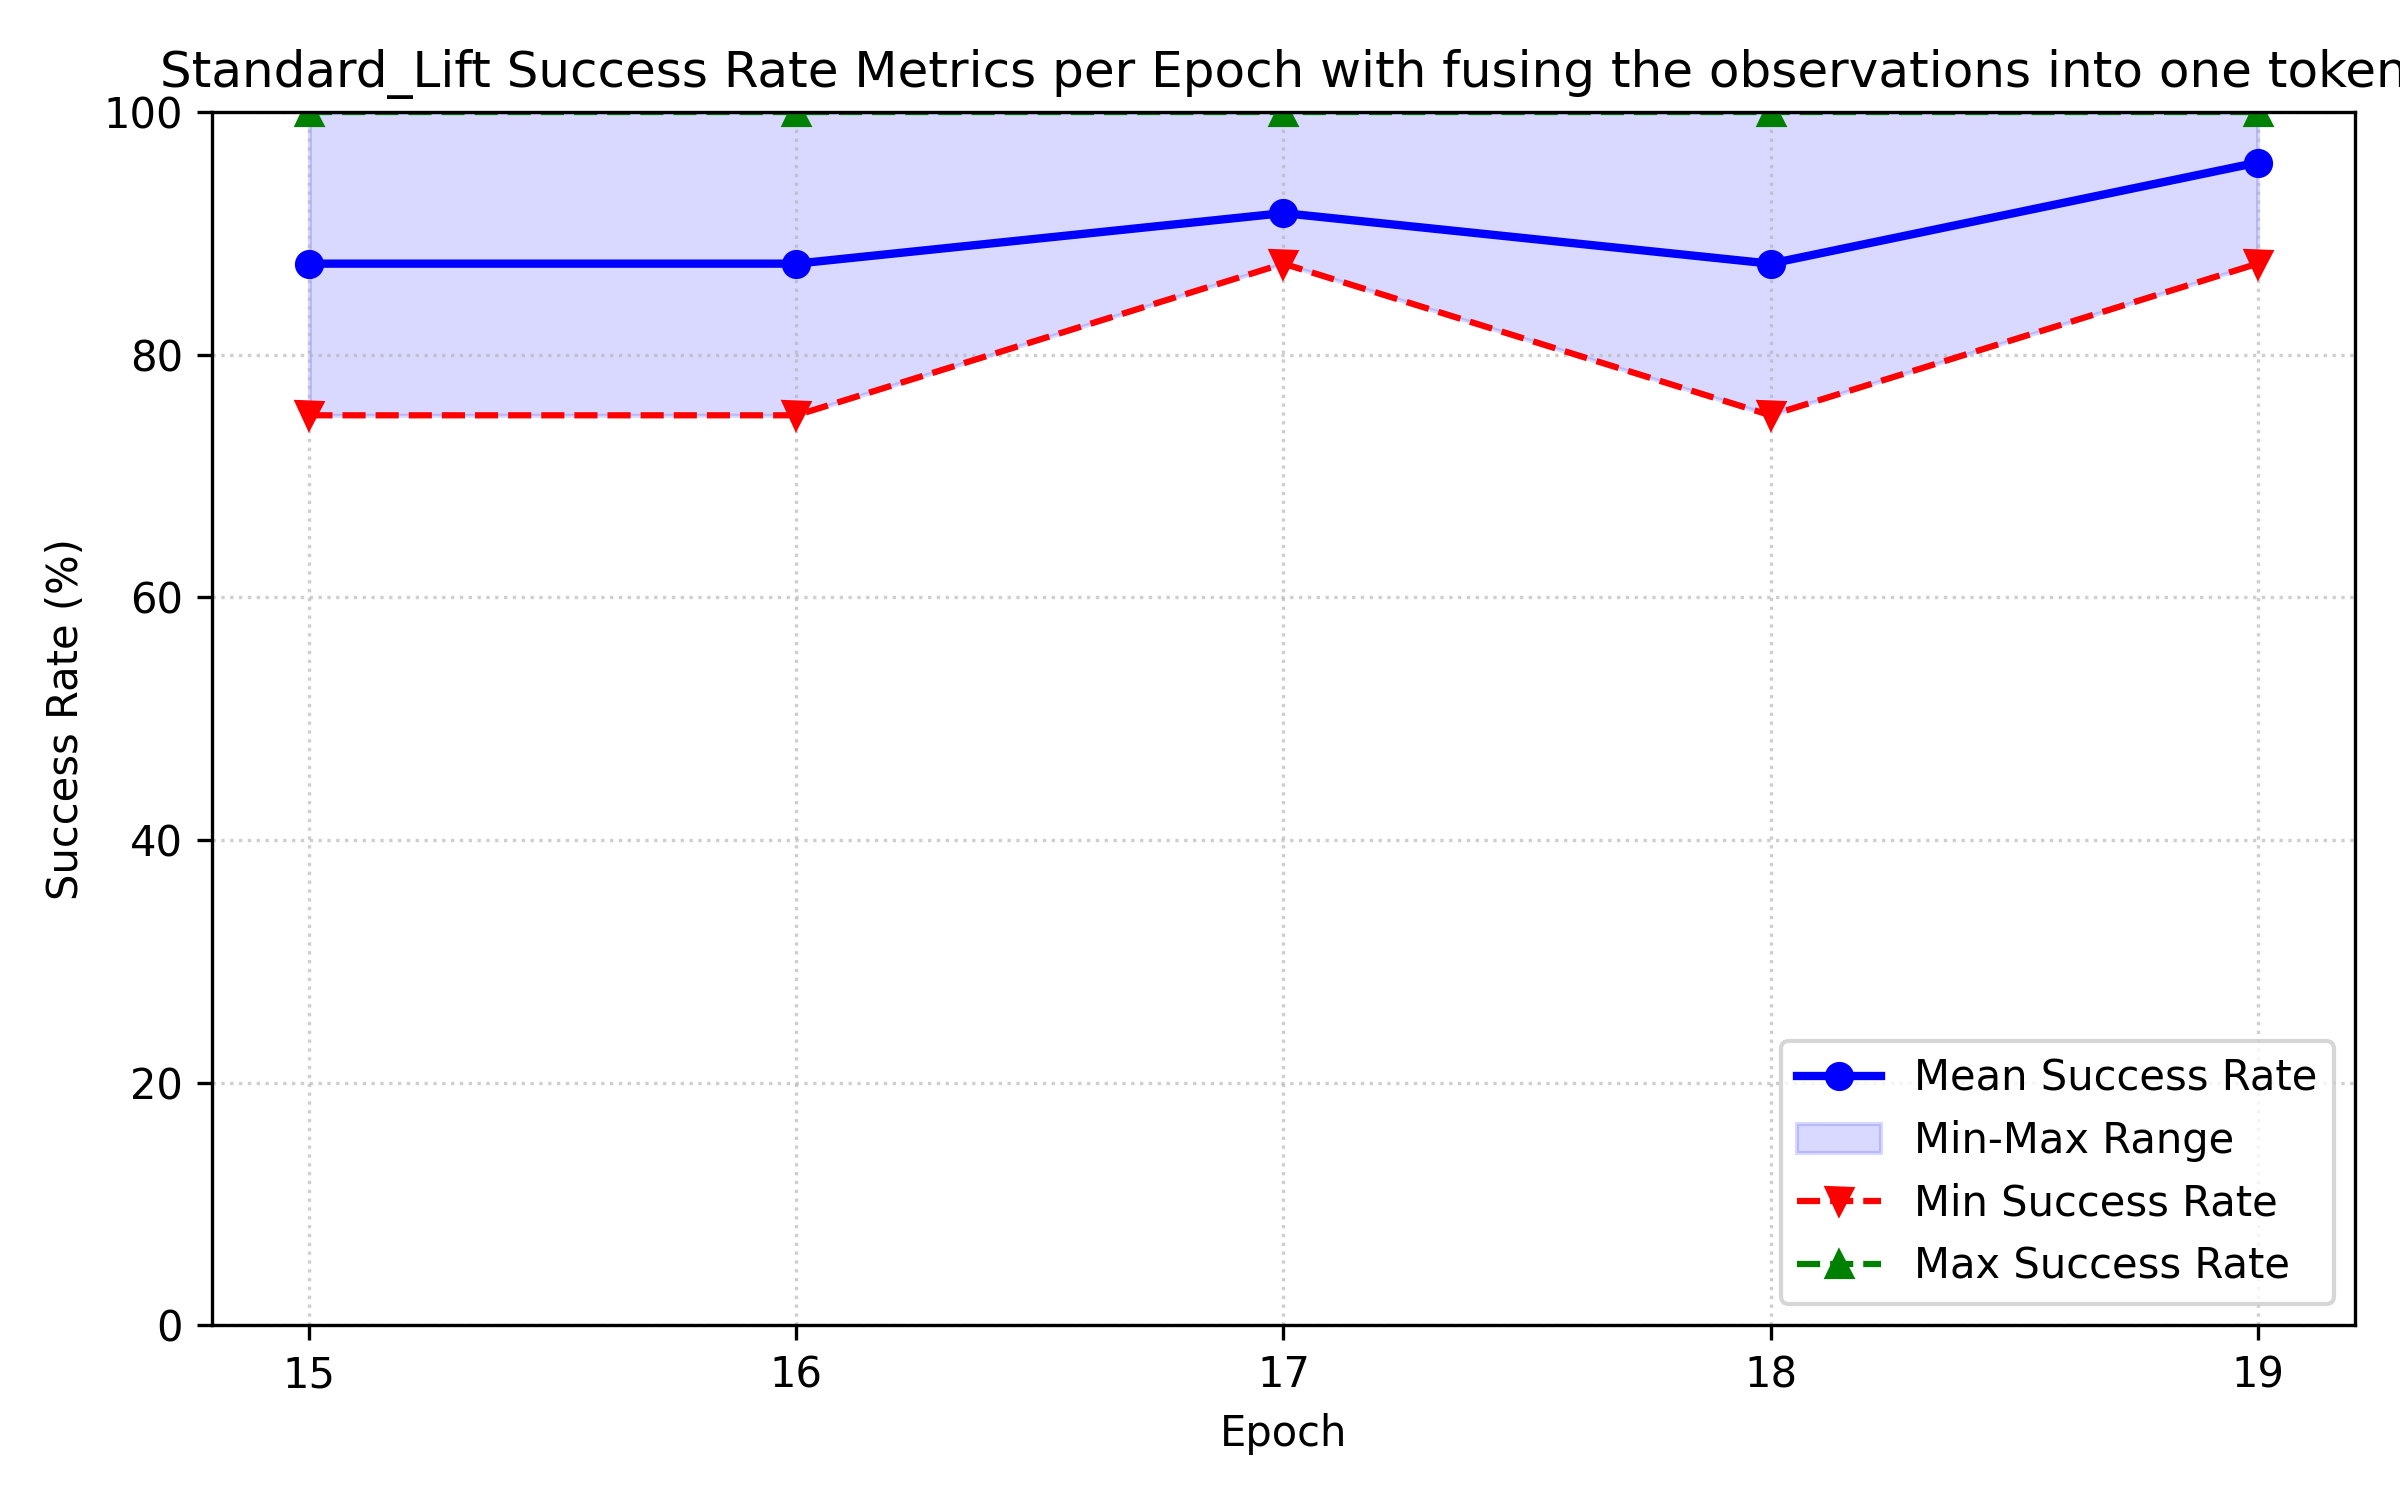

Python code for this plot:
"""These are the results from the baseline non-ICL carried out on the Lift task with fusing all the observations into one token."""
import matplotlib.pyplot as plt
import numpy as np

# Data grouped by epoch
epochs = [15, 16, 17, 18, 19]
data = {
    15: [75.0, 100.0, 87.5],
    16: [100.0, 75.0, 87.5],
    17: [87.5, 100.0, 87.5],
    18: [75.0, 87.5, 100.0],
    19: [100.0, 87.5, 100.0]
}

# Calculate statistics
means = [np.mean(data[e]) for e in epochs]
mins = [np.min(data[e]) for e in epochs]
maxs = [np.max(data[e]) for e in epochs]

# Plotting setup
fig, ax = plt.subplots(figsize=(8, 5))

# Plot mean line
ax.plot(epochs, means, label='Mean Success Rate', color='blue', marker='o', linewidth=2)

# Shaded area representing the range between min and max
ax.fill_between(epochs, mins, maxs, color='blue', alpha=0.15, label='Min-Max Range')

# Plot min and max markers/lines
ax.plot(epochs, mins, label='Min Success Rate', color='red', linestyle='--', marker='v')
ax.plot(epochs, maxs, label='Max Success Rate', color='green', linestyle='--', marker='^')

# Graph customization
ax.set_xlabel('Epoch')
ax.set_ylabel('Success Rate (%)')
ax.set_title('Standard_Lift Success Rate Metrics per Epoch with fusing the observations into one token')
ax.set_xticks(epochs)
ax.set_ylim(0, 100)
ax.grid(True, linestyle=':', alpha=0.6)
ax.legend(loc='lower right')

# Adjust layout and save the visualization
plt.tight_layout()
plt.savefig('baseline_fused.png', dpi=300)
